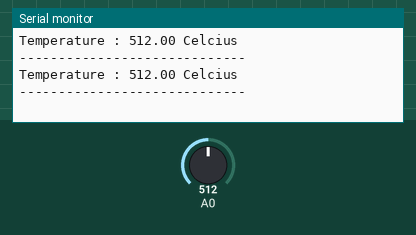
Recording of a sketch running on a simulated Arduino Uno, built with avr-gcc and run on an emulated ATmega328P. Shown: the last lines printed to the serial monitor. The test bench sets the inputs (shaded band); at power-on: A0 = 512.

Above: at 5.8 s.
5.9 s: A0 set to 716
At 10.8 s:
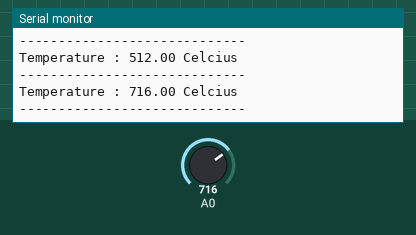
11.9 s: A0 set to 900
At 15.9 s:
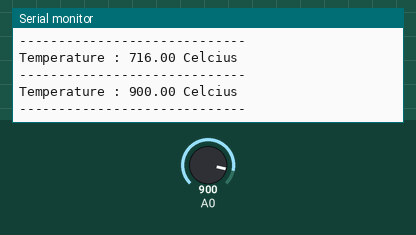
Timing chart, 0 to 17.4 s (numbered marks = the images above; inputs shaded):
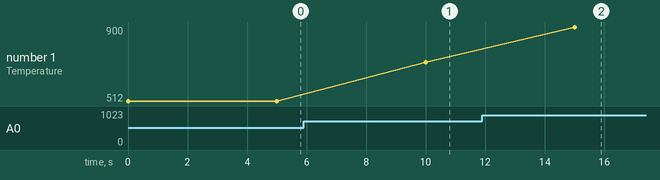

The sketch:

sketch_sep27c.ino
```cpp
void setup() {
  // Initialisation du moniteur serie
  Serial.begin(9600);
}
void loop() {
  // Lecture de la valeur sur la broche analogique A0
  int valeur = analogRead(A0);

  // Calcul de la température en degré Celcius
  //float temperature_celcius = valeur * 100.0 / 1023.0;

  float temperature_celcius=valeur;
  // Affichage de la température sur le moniteur serie
  Serial.print("Temperature : ");
  Serial.print(temperature_celcius);
  Serial.println(" Celcius");
  Serial.println("-----------------------------");

  // Delais de 250 millisecondes
  delay(5000);
}
```

Measured:
- after the input at 5.9 s, the serial monitor: prints a new line after 4.1 s (image 1)
- after the input at 11.9 s, the serial monitor: prints a new line after 3.1 s (image 2)
- plotted number 1: 512 → 716 after the input at 5.9 s, 716 → 900 after the input at 11.9 s
